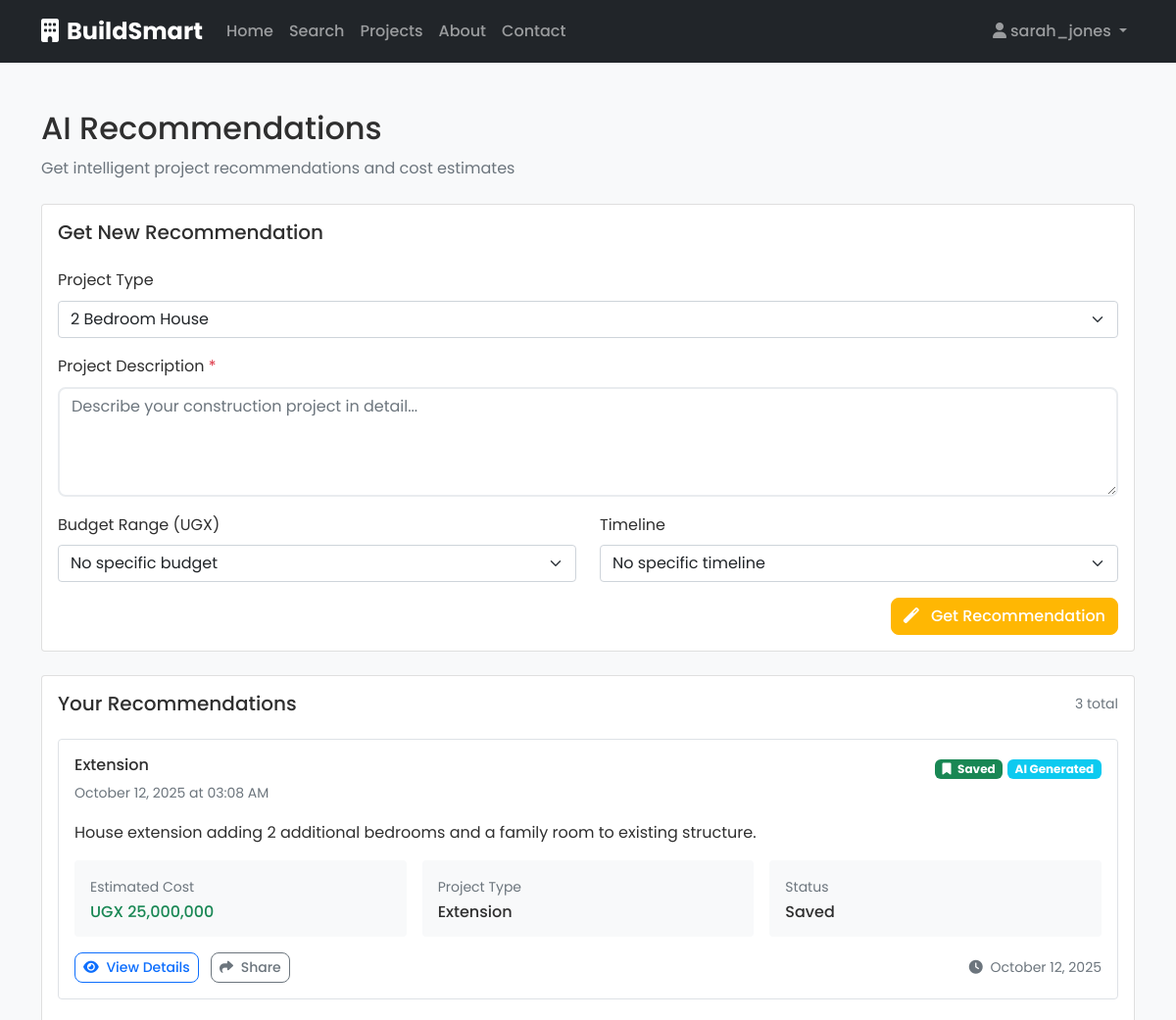
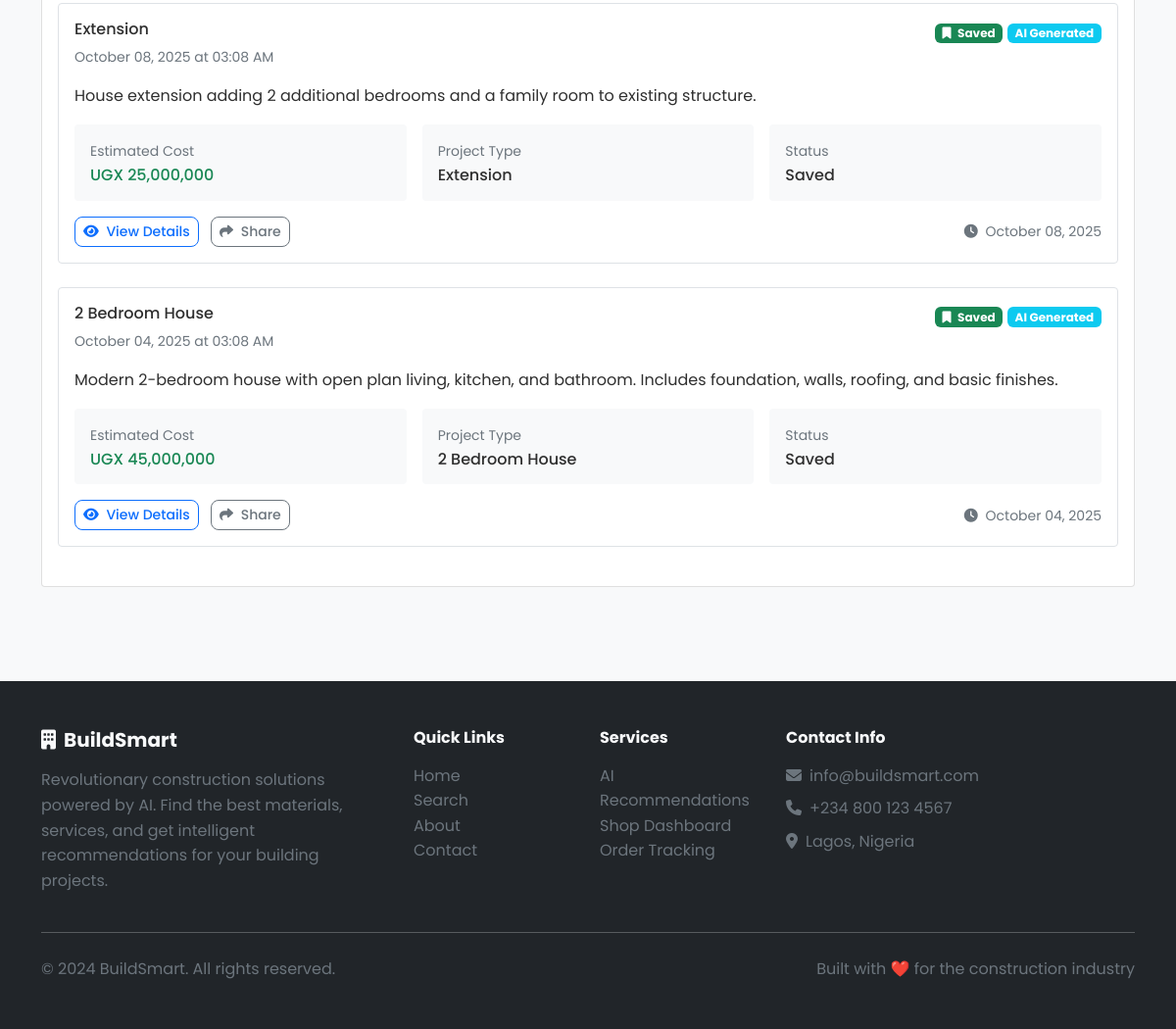
Page /user/recommendations (signed in) on the earlier database version (2 pictures, top to bottom).
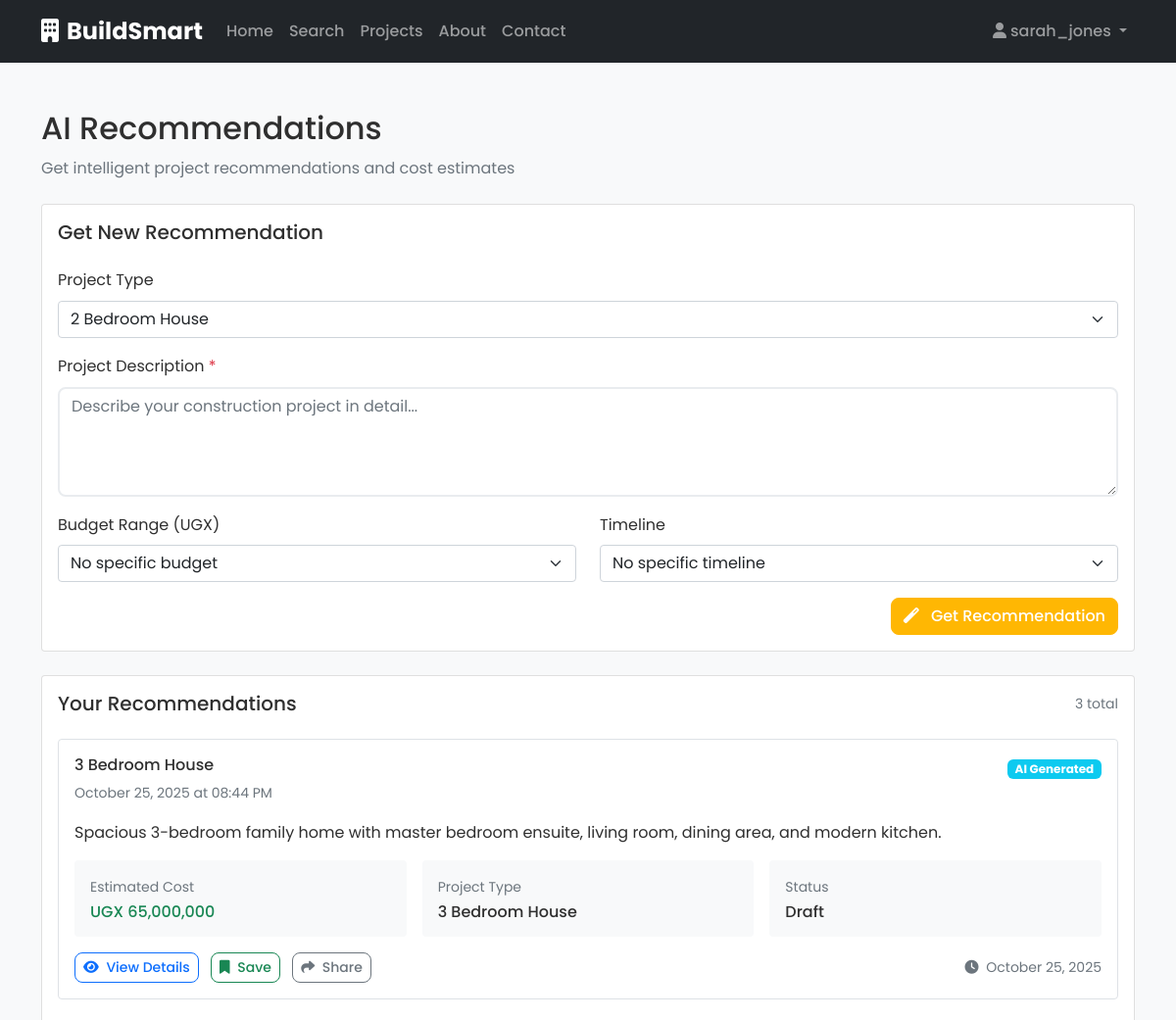
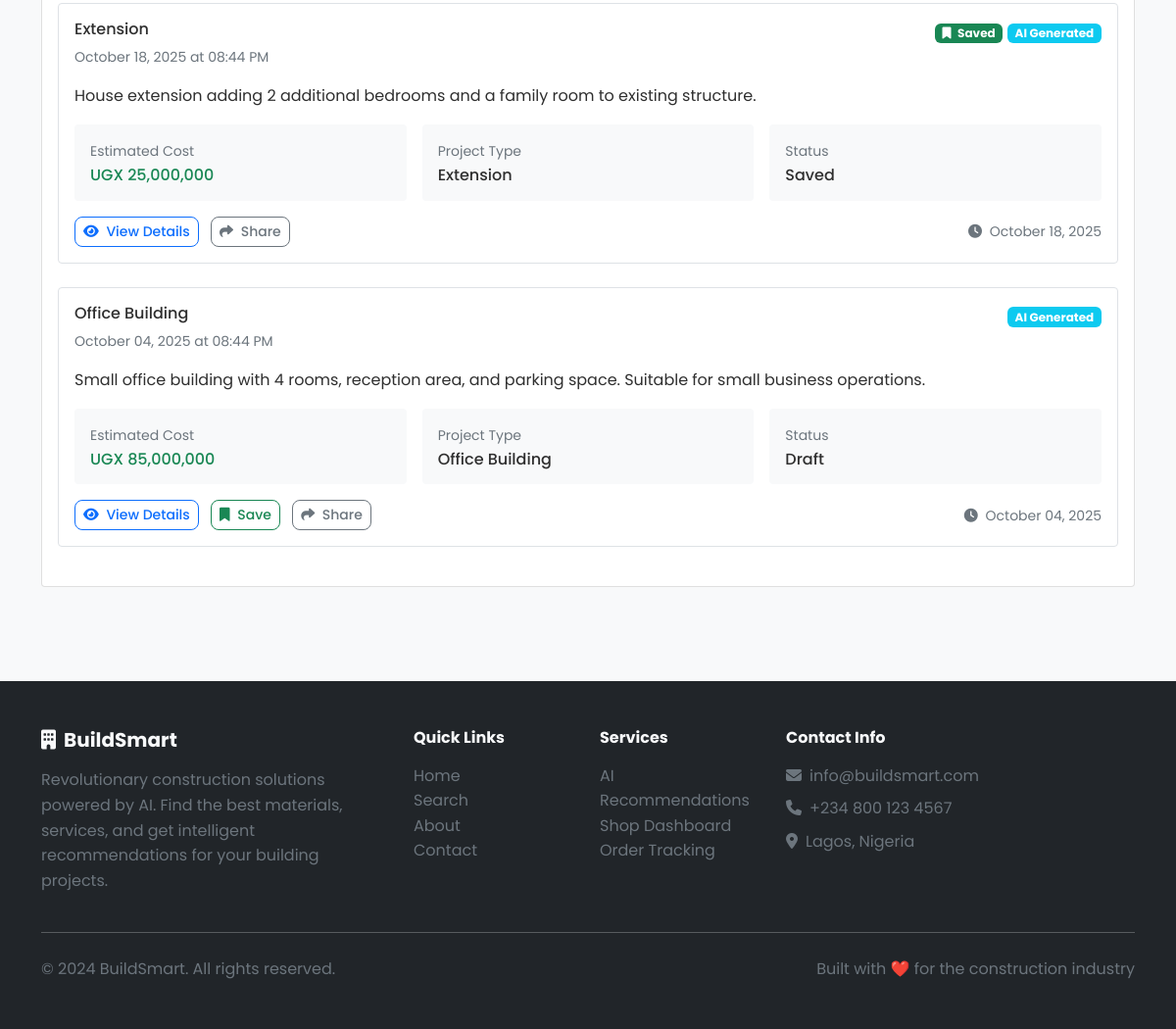
Same page on the later database version (2 pictures, top to bottom).
### app/models/user.py (models this page shows, shortened)
class User(UserMixin, db.Model):
    __tablename__ = 'users'
    id = db.Column(db.Integer, primary_key=True)
    username = db.Column(db.String(80), unique=True, nullable=False)
    email = db.Column(db.String(120), unique=True, nullable=False)
    password_hash = db.Column(db.String(128), nullable=False)
    full_name = db.Column(db.String(100))
    phone = db.Column(db.String(20))
    address = db.Column(db.Text)
    latitude = db.Column(db.Float)
    longitude = db.Column(db.Float)
    user_type = db.Column(db.String(20), default='customer')  # customer, shop_owner, service_provider
    is_active = db.Column(db.Boolean, default=True)
    is_verified = db.Column(db.Boolean, default=False)
    created_at = db.Column(db.DateTime, default=datetime.utcnow)
    updated_at = db.Column(db.DateTime, default=datetime.utcnow, onupdate=datetime.utcnow)
    shops = db.relationship('Shop', backref='owner', lazy=True)
    services = db.relationship('Service', backref='provider', lazy=True)
    orders = db.relationship('Order', backref='customer', lazy=True)
    recommendations = db.relationship('Recommendation', backref='user', lazy=True)

### app/models/recommendation.py (models this page shows, shortened)
class Recommendation(db.Model):
    __tablename__ = 'recommendations'
    id = db.Column(db.Integer, primary_key=True)
    project_type = db.Column(db.String(50), nullable=False)  # e.g., '2_bedroom_house', 'office_building'
    project_description = db.Column(db.Text, nullable=False)
    total_estimated_cost = db.Column(db.Numeric(12, 2))
    recommendation_data = db.Column(db.JSON, nullable=False)  # Store the full recommendation as JSON
    is_saved = db.Column(db.Boolean, default=False)
    created_at = db.Column(db.DateTime, default=datetime.utcnow)
    updated_at = db.Column(db.DateTime, default=datetime.utcnow, onupdate=datetime.utcnow)
    user_id = db.Column(db.Integer, db.ForeignKey('users.id'), nullable=False)

### app/blueprints/user/routes.py (the view)
@user_bp.route('/recommendations')
@login_required
def recommendations():
    page = request.args.get('page', 1, type=int)
    recommendations = Recommendation.query.filter_by(user_id=current_user.id)\
                                        .order_by(Recommendation.created_at.desc())\
                                        .paginate(page=page, per_page=10, error_out=False)
    return render_template('user/recommendations.html', recommendations=recommendations)

### app/templates/user/recommendations.html (shortened to what this page needs)
{% extends "base.html" %}
{% block content %}
<div class="container py-5">
    <div class="mb-4">
        <h1 class="h2">AI Recommendations</h1>
        <p class="text-muted">Get intelligent project recommendations and cost estimates</p>
    </div>
    <div class="card mb-4">
        <div class="card-body">
            <h2 class="h5 mb-4">Get New Recommendation</h2>
            <form id="recommendationForm">
                <div class="row">
                    <div class="col-md-12 mb-3">
                        <label for="project_type" class="form-label">Project Type</label>
                        <select id="project_type" name="project_type" class="form-select">
                            <option value="2_bedroom_house">2 Bedroom House</option>
                        </select>
                    </div>
                </div>
                <div class="mb-3">
                    <label for="project_description" class="form-label">Project Description <span class="text-danger">*</span></label>
                    <textarea id="project_description" name="project_description" rows="4" required class="form-control" placeholder="Describe your construction project in detail..."></textarea>
                </div>
                <div class="row">
                    <div class="col-md-6 mb-3">
                        <label for="budget_range" class="form-label">Budget Range (UGX)</label>
                        <select id="budget_range" name="budget_range" class="form-select">
                            <option value="">No specific budget</option>
                        </select>
                    </div>
                    <div class="col-md-6 mb-3">
                        <label for="timeline" class="form-label">Timeline</label>
                        <select id="timeline" name="timeline" class="form-select">
                            <option value="">No specific timeline</option>
                        </select>
                    </div>
                </div>
                <div class="d-flex justify-content-end">
                    <button type="submit" class="btn btn-primary">
                        <i class="fas fa-magic me-2"></i>
                        Get Recommendation
                    </button>
                </div>
            </form>
        </div>
    </div>
    <div class="card">
        <div class="card-body">
            <div class="d-flex justify-content-between align-items-center mb-4">
                <h2 class="h5 mb-0">Your Recommendations</h2>
                <span class="text-muted small">{{ recommendations.total }} total</span>
            </div>
            {% if recommendations.items %}
            <div class="row g-4 mb-4">
                {% for rec in recommendations.items %}
                <div class="col-12">
                    <div class="card border">
                        <div class="card-body">
                            <div class="d-flex justify-content-between align-items-start mb-3">
                                <div>
                                    <h3 class="h6">
                                        {{ rec.project_type.replace('_', ' ')|title }}
                                    </h3>
                                    <p class="text-muted small mb-0">{{ rec.created_at.strftime('%B %d, %Y at %I:%M %p') }}</p>
                                </div>
                                <div>
                                    {% if rec.is_saved %}
                                    <span class="badge bg-success">
                                        <i class="fas fa-bookmark me-1"></i>
                                        Saved
                                    </span>
                                    {% endif %}
                                    <span class="badge bg-info">
                                        AI Generated
                                    </span>
                                </div>
                            </div>
                            <div class="mb-3">
                                <p>{{ rec.project_description[:200] }}{% if rec.project_description|length > 200 %}...{% endif %}</p>
                            </div>
                            <div class="row g-3 mb-3">
                                <div class="col-md-4">
                                    <div class="bg-light p-3 rounded">
                                        <p class="text-muted small mb-1">Estimated Cost</p>
                                        <p class="h6 text-success mb-0">
                                            {% if rec.total_estimated_cost %}
                                                UGX {{ "{:,.0f}".format(rec.total_estimated_cost) }}
                                            {% else %}
                                                <span class="text-muted">Calculating...</span>
                                            {% endif %}
                                        </p>
                                    </div>
                                </div>
                                <div class="col-md-4">
                                    <div class="bg-light p-3 rounded">
                                        <p class="text-muted small mb-1">Project Type</p>
                                        <p class="h6 mb-0">{{ rec.project_type.replace('_', ' ')|title }}</p>
                                    </div>
                                </div>
                                <div class="col-md-4">
                                    <div class="bg-light p-3 rounded">
                                        <p class="text-muted small mb-1">Status</p>
                                        <p class="h6 mb-0">
                                            {% if rec.is_saved %}Saved{% else %}Draft{% endif %}
                                        </p>
                                    </div>
                                </div>
                            </div>
                            <div class="d-flex justify-content-between align-items-center">
                                <div>
                                    <button class="btn btn-sm btn-outline-primary">
                                        <i class="fas fa-eye me-1"></i>
                                        View Details
                                    </button>
                                    {% if not rec.is_saved %}
                                    <button class="btn btn-sm btn-outline-success ms-2">
                                        <i class="fas fa-bookmark me-1"></i>
                                        Save
                                    </button>
                                    {% endif %}
                                    <button class="btn btn-sm btn-outline-secondary ms-2">
                                        <i class="fas fa-share me-1"></i>
                                        Share
                                    </button>
                                </div>
                                <div class="text-muted small">
                                    <i class="fas fa-clock me-1"></i>
                                    {{ rec.created_at.strftime('%B %d, %Y') }}
                                </div>
                            </div>
                        </div>
                    </div>
                </div>
                {% endfor %}
            </div>
            {% endif %}
        </div>
    </div>
</div>
{% endblock %}

### app/templates/base.html (shortened to what this page needs)
<!DOCTYPE html>
<html lang="en">
<head>
    <link rel="stylesheet" href="https://cdnjs.cloudflare.com/ajax/libs/font-awesome/6.5.0/css/all.min.css" />
    <link href="https://cdn.jsdelivr.net/npm/bootstrap@5.1.3/dist/css/bootstrap.min.css" rel="stylesheet">
    <link href="{{ url_for('static', filename='css/custom.css') }}" rel="stylesheet">
</head>
<body>
    {% include 'components/navbar.html' %}
    <main>
        {% block content %}{% endblock %}
    </main>
    {% include 'components/footer.html' %}
</body>
</html>

### app/templates/components/navbar.html (shortened to what this page needs)
<nav class="navbar navbar-expand-lg navbar-dark bg-dark">
    <div class="container">
        <a class="navbar-brand fw-bold" href="{{ url_for('main.index') }}">
            <i class="fas fa-building me-2"></i>BuildSmart
        </a>
        <div class="collapse navbar-collapse" id="navbarNav">
            <ul class="navbar-nav me-auto">
                <li class="nav-item">
                    <a class="nav-link" href="{{ url_for('main.index') }}">Home</a>
                </li>
                <li class="nav-item">
                    <a class="nav-link" href="{{ url_for('main.search') }}">Search</a>
                </li>
                <li class="nav-item">
                    <a class="nav-link" href="{{ url_for('main.projects') }}">Projects</a>
                </li>
                <li class="nav-item">
                    <a class="nav-link" href="{{ url_for('main.about') }}">About</a>
                </li>
                <li class="nav-item">
                    <a class="nav-link" href="{{ url_for('main.contact') }}">Contact</a>
                </li>
            </ul>
            <ul class="navbar-nav">
                {% if current_user.is_authenticated %}
                    <li class="nav-item dropdown">
                        <a class="nav-link dropdown-toggle" href="#" id="navbarDropdown" role="button" data-bs-toggle="dropdown">
                            <i class="fas fa-user me-1"></i>{{ current_user.username }}
                        </a>
                    </li>
                {% endif %}
            </ul>
        </div>
    </div>
</nav>

### app/templates/components/footer.html
<footer class="bg-dark text-light py-5 mt-5">
    <div class="container">
        <div class="row">
            <div class="col-md-4">
                <h5 class="fw-bold mb-3">
                    <i class="fas fa-building me-2"></i>BuildSmart
                </h5>
                <p class="text-muted">Revolutionary construction solutions powered by AI. Find the best materials, services, and get intelligent recommendations for your building projects.</p>
            </div>
            <div class="col-md-2">
                <h6 class="fw-bold mb-3">Quick Links</h6>
                <ul class="list-unstyled">
                    <li><a href="{{ url_for('main.index') }}" class="text-muted text-decoration-none">Home</a></li>
                    <li><a href="{{ url_for('main.search') }}" class="text-muted text-decoration-none">Search</a></li>
                    <li><a href="{{ url_for('main.about') }}" class="text-muted text-decoration-none">About</a></li>
                    <li><a href="{{ url_for('main.contact') }}" class="text-muted text-decoration-none">Contact</a></li>
                </ul>
            </div>
            <div class="col-md-2">
                <h6 class="fw-bold mb-3">Services</h6>
                <ul class="list-unstyled">
                    <li><a href="{{ url_for('user.recommendations') }}" class="text-muted text-decoration-none">AI Recommendations</a></li>
                    <li><a href="{{ url_for('shop.dashboard') }}" class="text-muted text-decoration-none">Shop Dashboard</a></li>
                    <li><a href="{{ url_for('user.orders') }}" class="text-muted text-decoration-none">Order Tracking</a></li>
                </ul>
            </div>
            <div class="col-md-4">
                <h6 class="fw-bold mb-3">Contact Info</h6>
                <p class="text-muted mb-2">
                    <i class="fas fa-envelope me-2"></i>info@buildsmart.com
                </p>
                <p class="text-muted mb-2">
                    <i class="fas fa-phone me-2"></i>+234 800 123 4567
                </p>
                <p class="text-muted">
                    <i class="fas fa-map-marker-alt me-2"></i>Lagos, Nigeria
                </p>
            </div>
        </div>
        <hr class="my-4">
        <div class="row align-items-center">
            <div class="col-md-6">
                <p class="text-muted mb-0">&copy; 2024 BuildSmart. All rights reserved.</p>
            </div>
            <div class="col-md-6 text-md-end">
                <p class="text-muted mb-0">Built with ❤️ for the construction industry</p>
            </div>
        </div>
    </div>
</footer>

### app/static/css/custom.css (style rules this page uses)
:root { --primary-yellow: #FFB703; --accent-orange: #FB8500; --charcoal-gray: #2F2F2F; --bg-light: #F8F9FA; --primary-color: var(--primary-yellow); --secondary-color: #6c757d; --success-color: #198754; --warning-color: #ffc107; --danger-color: #dc3545; --light-color: var(--bg-light); --dark-color: var(--charcoal-gray); }
body { font-family: 'Poppins', -apple-system, BlinkMacSystemFont, 'Segoe UI', Roboto, Inter, 'Helvetica Neue', Arial, sans-serif; line-height: 1.6; color: var(--dark-color); background-color: var(--light-color); }
.card { transition: transform 0.2s ease-in-out, box-shadow 0.2s ease-in-out; }
.btn { border-radius: 8px; font-weight: 500; transition: all 0.2s ease-in-out; }
.navbar-brand { font-size: 1.5rem; font-weight: bold; }
.navbar-nav .nav-link { font-weight: 500; transition: color 0.2s ease-in-out; }
.btn-primary { background-color: var(--primary-color); border-color: var(--primary-color); }
.badge { border-radius: 6px; }
.form-control { border-radius: 8px; border: 2px solid #e9ecef; transition: border-color 0.2s ease-in-out; }

Differences in the rows shown:
removed Recommendation: project_type.replace "Extension", created_at "October 12, 2025 at 03:08 AM", is_saved True (drawn), project_description "House extension adding 2 additional bedrooms and a family room to existing structure.", total_estimated_cost "25,000,000", created_at "October 12, 2025"
removed Recommendation: project_type.replace "Extension", created_at "October 08, 2025 at 03:08 AM", is_saved True (drawn), project_description "House extension adding 2 additional bedrooms and a family room to existing structure.", total_estimated_cost "25,000,000", created_at "October 08, 2025"
removed Recommendation: project_type.replace "2 Bedroom House", created_at "October 04, 2025 at 03:08 AM", is_saved True (drawn), project_description "Modern 2-bedroom house with open plan living, kitchen, and bathroom. Includes foundation, walls, roofing, and basic finishes.", total_estimated_cost "45,000,000", created_at "October 04, 2025"
now on this page (row edited): Recommendation: project_type.replace "3 Bedroom House", created_at "October 25, 2025 at 08:44 PM", project_description "Spacious 3-bedroom family home with master bedroom ensuite, living room, dining area, and modern kitchen.", total_estimated_cost "65,000,000", is_saved "Draft", created_at "October 25, 2025"
now on this page (row edited): Recommendation: project_type.replace "Extension", created_at "October 18, 2025 at 08:44 PM", is_saved True (drawn), project_description "House extension adding 2 additional bedrooms and a family room to existing structure.", total_estimated_cost "25,000,000", created_at "October 18, 2025"
now on this page (row edited): Recommendation: project_type.replace "Office Building", created_at "October 04, 2025 at 08:44 PM", project_description "Small office building with 4 rooms, reception area, and parking space. Suitable for small business operations.", total_estimated_cost "85,000,000", is_saved "Draft", created_at "October 04, 2025"
